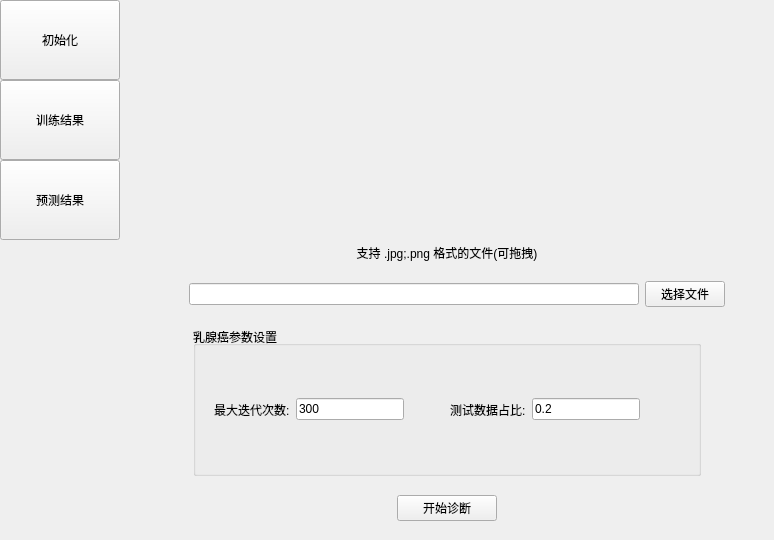
      <widget class="QWidget" name="window_rxa">
       <layout class="QHBoxLayout" name="horizontalLayout_3">
        <property name="spacing">
         <number>0</number>
        </property>
        <property name="leftMargin">
         <number>0</number>
        </property>
        <property name="topMargin">
         <number>0</number>
        </property>
        <property name="rightMargin">
         <number>0</number>
        </property>
        <property name="bottomMargin">
         <number>0</number>
        </property>
        <item>
         <widget class="QWidget" name="rxa_leftMenu" native="true">
          <property name="minimumSize">
           <size>
            <width>0</width>
            <height>0</height>
           </size>
          </property>
          <property name="maximumSize">
           <size>
            <width>120</width>
            <height>16777215</height>
           </size>
          </property>
          <layout class="QVBoxLayout" name="verticalLayout_2">
           <property name="spacing">
            <number>0</number>
           </property>
           <property name="leftMargin">
            <number>0</number>
           </property>
           <property name="topMargin">
            <number>0</number>
           </property>
           <property name="rightMargin">
            <number>0</number>
           </property>
           <property name="bottomMargin">
            <number>0</number>
           </property>
           <item>
            <widget class="QWidget" name="widget_rxa_init" native="true">
             <property name="minimumSize">
              <size>
               <width>0</width>
               <height>80</height>
              </size>
             </property>
             <widget class="QToolButton" name="btn_rxa_init">
              <property name="enabled">
               <bool>true</bool>
              </property>
              <property name="geometry">
               <rect>
                <x>0</x>
                <y>0</y>
                <width>120</width>
                <height>80</height>
               </rect>
              </property>
              <property name="minimumSize">
               <size>
                <width>0</width>
                <height>80</height>
               </size>
              </property>
              <property name="text">
               <string>初始化</string>
              </property>
              <property name="iconSize">
               <size>
                <width>30</width>
                <height>30</height>
               </size>
              </property>
              <property name="toolButtonStyle">
               <enum>Qt::ToolButtonTextUnderIcon</enum>
              </property>
             </widget>
            </widget>
           </item>
           <item>
            <widget class="QWidget" name="widget_rxa_train" native="true">
             <property name="minimumSize">
              <size>
               <width>130</width>
               <height>80</height>
              </size>
             </property>
             <widget class="QToolButton" name="btn_rxa_train">
              <property name="geometry">
               <rect>
                <x>0</x>
                <y>0</y>
                <width>120</width>
                <height>80</height>
               </rect>
              </property>
              <property name="minimumSize">
               <size>
                <width>120</width>
                <height>80</height>
               </size>
              </property>
              <property name="text">
               <string>训练结果</string>
              </property>
              <property name="toolButtonStyle">
               <enum>Qt::ToolButtonTextUnderIcon</enum>
              </property>
             </widget>
            </widget>
           </item>
           <item>
            <widget class="QWidget" name="widget_rxa_predict" native="true">
             <property name="minimumSize">
              <size>
               <width>0</width>
               <height>80</height>
              </size>
             </property>
             <layout class="QVBoxLayout" name="verticalLayout_4">
              <property name="leftMargin">
               <number>0</number>
              </property>
              <property name="topMargin">
               <number>0</number>
              </property>
              <property name="rightMargin">
               <number>0</number>
              </property>
              <property name="bottomMargin">
               <number>0</number>
              </property>
              <item>
               <widget class="QToolButton" name="btn_rxa_predict">
                <property name="minimumSize">
                 <size>
                  <width>120</width>
                  <height>80</height>
                 </size>
                </property>
                <property name="text">
                 <string>预测结果</string>
                </property>
                <property name="toolButtonStyle">
                 <enum>Qt::ToolButtonTextUnderIcon</enum>
                </property>
               </widget>
              </item>
             </layout>
            </widget>
           </item>
           <item>
            <spacer name="verticalSpacer_2">
             <property name="orientation">
              <enum>Qt::Vertical</enum>
             </property>
             <property name="sizeHint" stdset="0">
              <size>
               <width>20</width>
               <height>300</height>
              </size>
             </property>
            </spacer>
           </item>
          </layout>
         </widget>
        </item>
        <item>
         <widget class="QStackedWidget" name="rxa_StackedWidget">
          <widget class="QWidget" name="rxa_init">
           <layout class="QGridLayout" name="gridLayout">
            <property name="leftMargin">
             <number>0</number>
            </property>
            <property name="topMargin">
             <number>0</number>
            </property>
            <property name="rightMargin">
             <number>0</number>
            </property>
            <property name="bottomMargin">
             <number>0</number>
            </property>
            <property name="spacing">
             <number>0</number>
            </property>
            <item row="3" column="0">
             <spacer name="horizontalSpacer_8">
              <property name="orientation">
               <enum>Qt::Horizontal</enum>
              </property>
              <property name="sizeHint" stdset="0">
               <size>
                <width>40</width>
                <height>20</height>
               </size>
              </property>
             </spacer>
            </item>
            <item row="2" column="0" colspan="3">
             <widget class="QWidget" name="rxa_init_filePath" native="true">
              <property name="maximumSize">
               <size>
                <width>16777215</width>
                <height>60</height>
               </size>
              </property>
              <layout class="QHBoxLayout" name="horizontalLayout_4">
               <item>
                <spacer name="horizontalSpacer_4">
                 <property name="orientation">
                  <enum>Qt::Horizontal</enum>
                 </property>
                 <property name="sizeHint" stdset="0">
                  <size>
                   <width>60</width>
                   <height>20</height>
                  </size>
                 </property>
                </spacer>
               </item>
               <item>
                <widget class="QLineEdit" name="rxa_FilePathEdit">
                 <property name="minimumSize">
                  <size>
                   <width>450</width>
                   <height>0</height>
                  </size>
                 </property>
                </widget>
               </item>
               <item>
                <widget class="QPushButton" name="rxa_SelectPathButton">
                 <property name="minimumSize">
                  <size>
                   <width>20</width>
                   <height>0</height>
                  </size>
                 </property>
                 <property name="maximumSize">
                  <size>
                   <width>100</width>
                   <height>16777215</height>
                  </size>
                 </property>
                 <property name="text">
                  <string>选择文件</string>
                 </property>
                </widget>
               </item>
               <item>
                <spacer name="horizontalSpacer_3">
                 <property name="orientation">
                  <enum>Qt::Horizontal</enum>
                 </property>
                 <property name="sizeHint" stdset="0">
                  <size>
                   <width>40</width>
                   <height>20</height>
                  </size>
                 </property>
                </spacer>
               </item>
              </layout>
             </widget>
            </item>
            <item row="1" column="0" colspan="3">
             <widget class="QWidget" name="rxa_init_fileRemind" native="true">
              <property name="maximumSize">
               <size>
                <width>16777215</width>
                <height>260</height>
               </size>
              </property>
              <layout class="QVBoxLayout" name="verticalLayout_3">
               <property name="spacing">
                <number>0</number>
               </property>
               <property name="leftMargin">
                <number>0</number>
               </property>
               <property name="topMargin">
                <number>0</number>
               </property>
               <property name="rightMargin">
                <number>0</number>
               </property>
               <property name="bottomMargin">
                <number>0</number>
               </property>
               <item>
                <spacer name="verticalSpacer_5">
                 <property name="orientation">
                  <enum>Qt::Vertical</enum>
                 </property>
                 <property name="sizeHint" stdset="0">
                  <size>
                   <width>20</width>
                   <height>60</height>
                  </size>
                 </property>
                </spacer>
               </item>
               <item>
                <widget class="QLabel" name="labFileImg">
                 <property name="minimumSize">
                  <size>
                   <width>0</width>
                   <height>0</height>
                  </size>
                 </property>
                 <property name="maximumSize">
                  <size>
                   <width>16777215</width>
                   <height>240</height>
                  </size>
                 </property>
                 <property name="text">
                  <string/>
                 </property>
                 <property name="pixmap">
                  <pixmap resource="icon.qrc">:/img/empty.png</pixmap>
                 </property>
                 <property name="alignment">
                  <set>Qt::AlignCenter</set>
                 </property>
                </widget>
               </item>
               <item>
                <spacer name="verticalSpacer_4">
                 <property name="orientation">
                  <enum>Qt::Vertical</enum>
                 </property>
                 <property name="sizeHint" stdset="0">
                  <size>
                   <width>20</width>
                   <height>40</height>
                  </size>
                 </property>
                </spacer>
               </item>
               <item>
                <widget class="QLabel" name="labFileText">
                 <property name="maximumSize">
                  <size>
                   <width>2000</width>
                   <height>20</height>
                  </size>
                 </property>
                 <property name="midLineWidth">
                  <number>-3</number>
                 </property>
                 <property name="text">
                  <string>支持 .jpg;.png 格式的文件(可拖拽)</string>
                 </property>
                 <property name="alignment">
                  <set>Qt::AlignCenter</set>
                 </property>
                </widget>
               </item>
              </layout>
             </widget>
            </item>
            <item row="3" column="2">
             <spacer name="horizontalSpacer_7">
              <property name="orientation">
               <enum>Qt::Horizontal</enum>
              </property>
              <property name="sizeHint" stdset="0">
               <size>
                <width>40</width>
                <height>20</height>
               </size>
              </property>
             </spacer>
            </item>
            <item row="4" column="1">
             <widget class="QWidget" name="widget_2" native="true">
              <property name="minimumSize">
               <size>
                <width>0</width>
                <height>60</height>
               </size>
              </property>
              <property name="maximumSize">
               <size>
                <width>16777215</width>
                <height>40</height>
               </size>
              </property>
              <layout class="QHBoxLayout" name="horizontalLayout">
               <property name="spacing">
                <number>0</number>
               </property>
               <property name="leftMargin">
                <number>0</number>
               </property>
               <property name="topMargin">
                <number>0</number>
               </property>
               <property name="rightMargin">
                <number>0</number>
               </property>
               <property name="bottomMargin">
                <number>20</number>
               </property>
               <item>
                <widget class="QPushButton" name="rxa_go">
                 <property name="maximumSize">
                  <size>
                   <width>100</width>
                   <height>16777215</height>
                  </size>
                 </property>
                 <property name="text">
                  <string>开始诊断</string>
                 </property>
                 <property name="iconSize">
                  <size>
                   <width>40</width>
                   <height>40</height>
                  </size>
                 </property>
                </widget>
               </item>
              </layout>
             </widget>
            </item>
            <item row="3" column="1">
             <widget class="QGroupBox" name="gBox_rxa_init">
              <property name="maximumSize">
               <size>
                <width>600</width>
                <height>150</height>
               </size>
              </property>
              <property name="title">
               <string>乳腺癌参数设置</string>
              </property>
              <property name="alignment">
               <set>Qt::AlignLeading|Qt::AlignLeft|Qt::AlignVCenter</set>
              </property>
              <layout class="QVBoxLayout" name="verticalLayout_5">
               <item>
                <widget class="QWidget" name="gBox_rxa_init_widget" native="true">
                 <layout class="QHBoxLayout" name="horizontalLayout_5">
                  <item>
                   <widget class="QLabel" name="rxa_p1">
                    <property name="text">
                     <string>最大迭代次数:</string>
                    </property>
                   </widget>
                  </item>
                  <item>
                   <widget class="QLineEdit" name="rxa_lineEdit_p1">
                    <property name="text">
                     <string>300</string>
                    </property>
                   </widget>
                  </item>
                  <item>
                   <spacer name="horizontalSpacer_2">
                    <property name="orientation">
                     <enum>Qt::Horizontal</enum>
                    </property>
                    <property name="sizeHint" stdset="0">
                     <size>
                      <width>40</width>
                      <height>20</height>
                     </size>
                    </property>
                   </spacer>
                  </item>
                  <item>
                   <widget class="QLabel" name="rxa_p2">
                    <property name="text">
                     <string>测试数据占比:</string>
                    </property>
                   </widget>
                  </item>
                  <item>
                   <widget class="QLineEdit" name="rxa_lineEdit_p2">
                    <property name="text">
                     <string>0.2</string>
                    </property>
                   </widget>
                  </item>
                  <item>
                   <spacer name="horizontalSpacer_5">
                    <property name="orientation">
                     <enum>Qt::Horizontal</enum>
                    </property>
                    <property name="sizeHint" stdset="0">
                     <size>
                      <width>40</width>
                      <height>20</height>
                     </size>
                    </property>
                   </spacer>
                  </item>
                 </layout>
                </widget>
               </item>
              </layout>
             </widget>
            </item>
           </layout>
          </widget>
          <widget class="QWidget" name="rxa_train">
           <layout class="QHBoxLayout" name="horizontalLayout_25">
            <item>
             <widget class="QLabel" name="label_11">
              <property name="text">
               <string/>
              </property>
              <property name="pixmap">
               <pixmap resource="resultpic.qrc">:/new/prefix1/rxa_result</pixmap>
              </property>
              <property name="scaledContents">
               <bool>true</bool>
              </property>
             </widget>
            </item>
           </layout>
          </widget>
          <widget class="QWidget" name="rxa_predict"/>
         </widget>
        </item>
       </layout>
      </widget>
